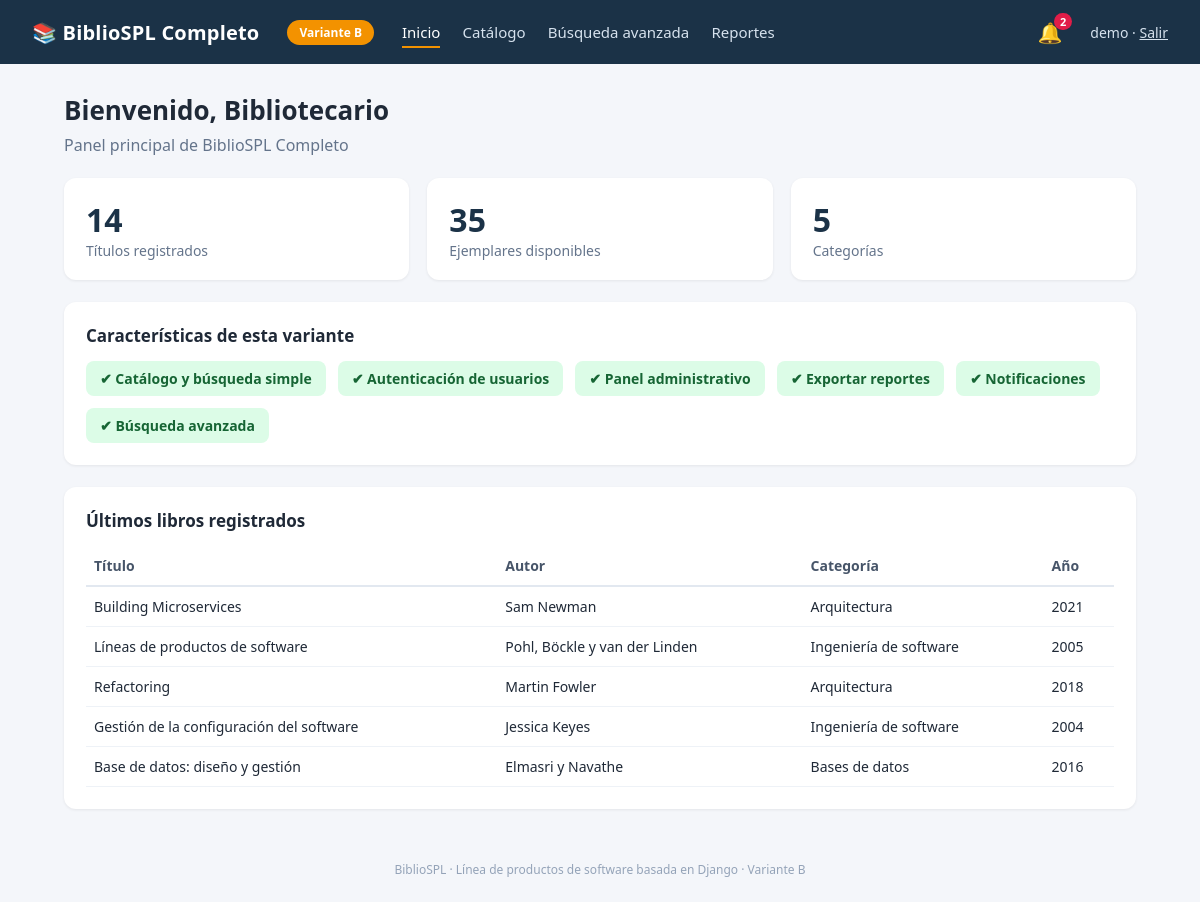
The app's page / (signed in) with its own data.
### core/models.py (models this page shows, shortened)
class Libro(models.Model):
    titulo = models.CharField(max_length=200)
    autor = models.CharField(max_length=120)
    categoria = models.ForeignKey(Categoria, on_delete=models.PROTECT, related_name='libros')
    anio = models.PositiveIntegerField('año')
    isbn = models.CharField(max_length=20, unique=True)
    disponibles = models.PositiveIntegerField(default=1)
    creado = models.DateTimeField(auto_now_add=True)
    class Meta:
        ordering = ['titulo']

class Categoria(models.Model):
    nombre = models.CharField(max_length=80, unique=True)
    class Meta:
        ordering = ['nombre']
        verbose_name_plural = 'categorías'
    def __str__(self):
        return self.nombre

### core/views.py (the view)
# urls.py: path('', views.inicio, name='inicio'),
@login_required
def inicio(request):
    contexto = {
        'total_libros': Libro.objects.count(),
        'total_ejemplares': Libro.objects.aggregate(t=Sum('disponibles'))['t'] or 0,
        'total_categorias': Categoria.objects.count(),
        'recientes': Libro.objects.order_by('-creado')[:5],
    }
    return render(request, 'core/inicio.html', contexto)

### core/context_processors.py (called while the page is built)
def producto(request):
    return {
        'producto': settings.PRODUCT,
        'variante': settings.PRODUCT_VARIANT,
        'features': {
            'ENABLE_REPORTS': settings.ENABLE_REPORTS,
            'ENABLE_NOTIFICATIONS': settings.ENABLE_NOTIFICATIONS,
            'ENABLE_ADVANCED_SEARCH': settings.ENABLE_ADVANCED_SEARCH,
        },
    }

### notificaciones/context_processors.py (called while the page is built)
def pendientes(request):
    if request.user.is_authenticated:
        return {'notificaciones_pendientes': request.user.notificaciones.filter(leida=False).count()}
    return {}

### core/templates/core/inicio.html
{% extends 'core/base.html' %}
{% block content %}
<h1>Bienvenido, {{ user.first_name|default:user.username }}</h1>
<p class="sub">Panel principal de {{ producto.NOMBRE }}</p>
<div class="cards">
  <div class="card"><div class="n">{{ total_libros }}</div><div class="l">Títulos registrados</div></div>
  <div class="card"><div class="n">{{ total_ejemplares }}</div><div class="l">Ejemplares disponibles</div></div>
  <div class="card"><div class="n">{{ total_categorias }}</div><div class="l">Categorías</div></div>
</div>
<div class="panel">
  <h2>Características de esta variante</h2>
  <div class="feat">
    <span class="chip on">✔ Catálogo y búsqueda simple</span>
    <span class="chip on">✔ Autenticación de usuarios</span>
    <span class="chip on">✔ Panel administrativo</span>
    <span class="chip {% if features.ENABLE_REPORTS %}on{% else %}off{% endif %}">{% if features.ENABLE_REPORTS %}✔{% else %}✖{% endif %} Exportar reportes</span>
    <span class="chip {% if features.ENABLE_NOTIFICATIONS %}on{% else %}off{% endif %}">{% if features.ENABLE_NOTIFICATIONS %}✔{% else %}✖{% endif %} Notificaciones</span>
    <span class="chip {% if features.ENABLE_ADVANCED_SEARCH %}on{% else %}off{% endif %}">{% if features.ENABLE_ADVANCED_SEARCH %}✔{% else %}✖{% endif %} Búsqueda avanzada</span>
  </div>
</div>
<div class="panel">
  <h2>Últimos libros registrados</h2>
  <table><tr><th>Título</th><th>Autor</th><th>Categoría</th><th>Año</th></tr>
  {% for l in recientes %}<tr><td>{{ l.titulo }}</td><td>{{ l.autor }}</td><td>{{ l.categoria }}</td><td>{{ l.anio }}</td></tr>{% endfor %}
  </table>
</div>
{% endblock %}

### core/templates/core/base.html (shortened to what this page needs)
{% load static %}<!DOCTYPE html>
<html lang="es">
<head>
</head>
<body>
{% if user.is_authenticated %}
<header>
  <div class="brand">📚 {{ producto.NOMBRE }}</div>
  <span class="badge {% if variante == 'A' %}a{% endif %}">Variante {{ variante }}</span>
  <nav>
    <a href="{% url 'core:inicio' %}" class="{% if request.resolver_match.url_name == 'inicio' %}on{% endif %}">Inicio</a>
    <a href="{% url 'core:catalogo' %}" class="{% if request.resolver_match.url_name == 'catalogo' %}on{% endif %}">Catálogo</a>
    {% if features.ENABLE_ADVANCED_SEARCH %}<a href="{% url 'busqueda:avanzada' %}" class="{% if request.resolver_match.app_name == 'busqueda' %}on{% endif %}">Búsqueda avanzada</a>{% endif %}
    {% if features.ENABLE_REPORTS %}<a href="{% url 'reportes:panel' %}" class="{% if request.resolver_match.app_name == 'reportes' %}on{% endif %}">Reportes</a>{% endif %}
  </nav>
  {% if features.ENABLE_NOTIFICATIONS %}<a class="bell" href="{% url 'notificaciones:lista' %}">🔔{% if notificaciones_pendientes %}<span>{{ notificaciones_pendientes }}</span>{% endif %}</a>{% endif %}
  <span class="user">{{ user.username }} · <a href="#" onclick="document.getElementById('lo').submit()" style="color:#d6e2ee">Salir</a></span>
</header>
{% endif %}
<main>
{% block content %}{% endblock %}
</main>
<footer>BiblioSPL · Línea de productos de software basada en Django · Variante {{ variante }}</footer>
</body>
</html>

### core/templates/core/base.html (style rules this page uses)
* { box-sizing:border-box }
body { margin:0;font-family:"Segoe UI",Roboto,Arial,sans-serif;background:#f4f6fa;color:#1f2937 }
header { background:#1b3247;color:#fff;padding:0 32px;height:64px;display:flex;align-items:center;gap:28px }
header .brand { font-weight:700;font-size:20px;letter-spacing:.2px }
header nav a { color:#d6e2ee;text-decoration:none;margin-right:18px;font-size:15px }
header nav a.on,header nav a:hover { color:#fff;border-bottom:2px solid #f39200;padding-bottom:4px }
.badge { background:#f39200;color:#fff;border-radius:999px;padding:4px 12px;font-size:12px;font-weight:700 }
.user { font-size:14px;color:#d6e2ee }
.bell { position:relative;color:#fff;text-decoration:none;font-size:20px }
.bell span { position:absolute;top:-6px;right:-10px;background:#e11d48;color:#fff;border-radius:999px;font-size:11px;padding:1px 6px;font-weight:700 }
main { max-width:1120px;margin:28px auto;padding:0 24px }
h1 { font-size:26px;margin:0 0 6px }
.sub { color:#64748b;margin:0 0 22px }
.cards { display:grid;grid-template-columns:repeat(3,1fr);gap:18px;margin-bottom:22px }
.card { background:#fff;border-radius:12px;padding:20px 22px;box-shadow:0 1px 3px rgba(0,0,0,.07) }
.card .n { font-size:32px;font-weight:700;color:#1b3247 }
.card .l { color:#64748b;font-size:14px }
.panel { background:#fff;border-radius:12px;padding:22px;box-shadow:0 1px 3px rgba(0,0,0,.07);margin-bottom:22px }
.panel h2 { font-size:17px;margin:0 0 14px }
table { width:100%;border-collapse:collapse;font-size:14px }
th { text-align:left;color:#475569;font-weight:600;border-bottom:2px solid #e2e8f0;padding:10px 8px }
td { padding:10px 8px;border-bottom:1px solid #eef2f7 }
.feat { display:flex;gap:12px;flex-wrap:wrap }
.chip { padding:8px 14px;border-radius:8px;font-size:14px;font-weight:600 }
.chip.on { background:#dcfce7;color:#166534 }
footer { text-align:center;color:#94a3b8;font-size:12px;padding:24px }

### records on screen
Libro: titulo "Building Microservices", autor "Sam Newman", categoria "Arquitectura", anio "2021"
Libro: titulo "Líneas de productos de software", autor "Pohl, Böckle y van der Linden", categoria "Ingeniería de software", anio "2005"
Libro: titulo "Refactoring", autor "Martin Fowler", categoria "Arquitectura", anio "2018"
Libro: titulo "Gestión de la configuración del software", autor "Jessica Keyes", categoria "Ingeniería de software", anio "2004"
Libro: titulo "Base de datos: diseño y gestión", autor "Elmasri y Navathe", categoria "Bases de datos", anio "2016"

### other values on screen
{{ producto.NOMBRE }} "BiblioSPL Completo"
{{ variante }} "B"
{{ notificaciones_pendientes }} "2"
{{ user.username }} "demo"
{{ user.first_name|default:user.username }} "Bibliotecario"
{{ total_libros }} "14"
{{ total_ejemplares }} "35"
{{ total_categorias }} "5"
